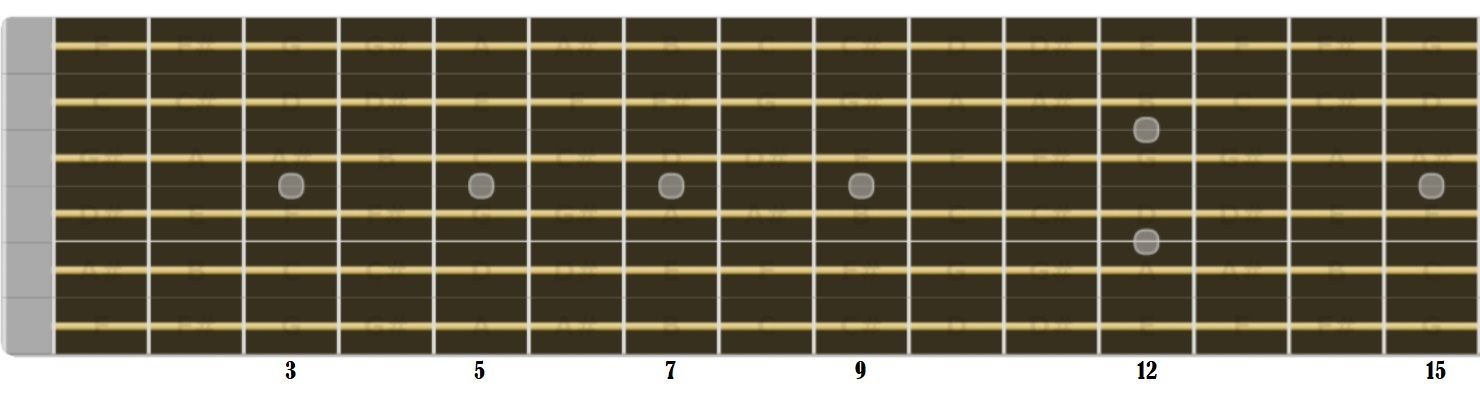
#> input picture HARMONi/img/Fretboard.jpg, 1480 x 394 px, found by its file name
$ python Harmoni.py
#> lines starting #> are read from the running program, lines starting #| are printed output that depends on the picture
# This function is called for the creation of an image "Generated"
# Function needs an INPUT "Key"
# Function loads image "Fretbord.jpg"
# With FretboardAssist and HarmAssist tones of Key are inserted to "Fretboard.jpg"
# Image then saved in directory as "generated.jpg" - return

import cv2
import numpy as np
import FretboardAssist as FbA
import HarmAssist as HA

fretboard = cv2.imread(".\img\Fretboard.jpg", 0)
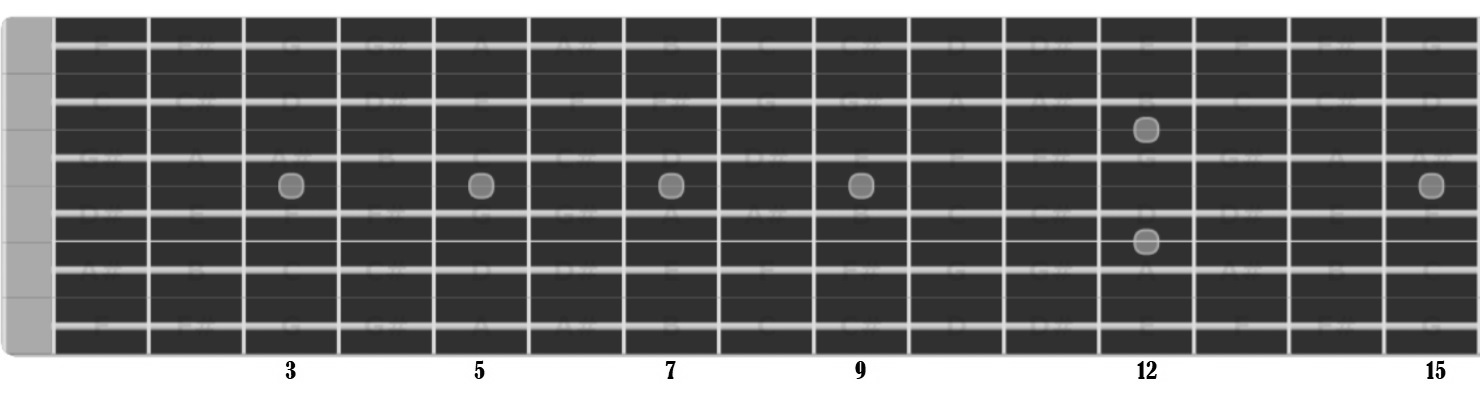
#> fretboard: shape (394, 1480); min 0, max 255, mean 103.6

def CreateFretboardScale(Key):
    Key

# [81 lines left out: functions CreateFretboardScale, CreateFretboardAllTones, not called in this run]
